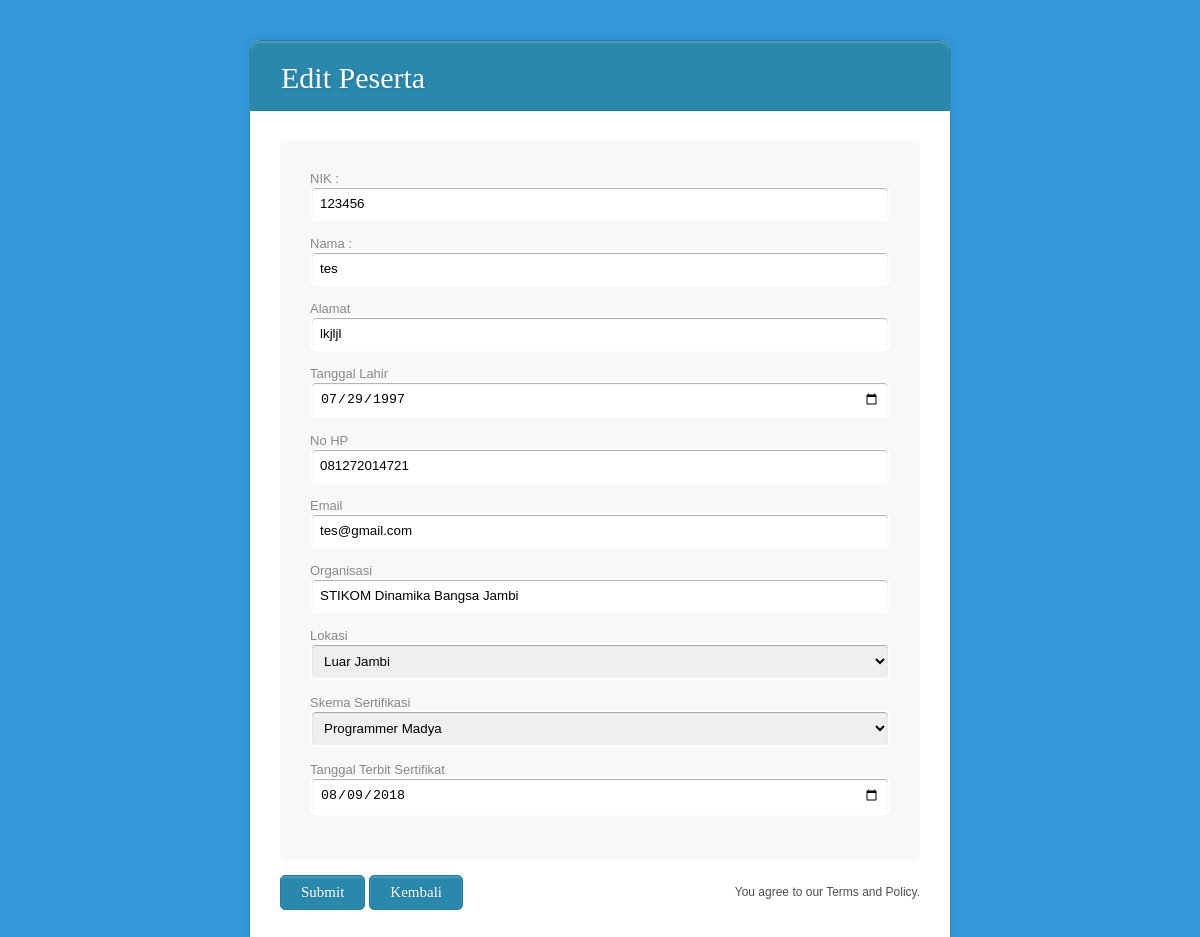
Page /edit_peserta.php?kode=123456 on the committed database.
### tables this page shows
CREATE TABLE `tb_peserta` (
  `id` int(5) NOT NULL,
  `nik` varchar(50) NOT NULL,
  `id_skema` int(5) NOT NULL,
  `id_lokasi` int(5) NOT NULL,
  `nama` varchar(200) NOT NULL,
  `tgl_lahir` date NOT NULL,
  `hp` varchar(12) NOT NULL,
  `email` varchar(100) NOT NULL,
  `organisasi` text NOT NULL,
  `rekomendasi` enum('BERKOMPETENSI','BELUM BERKOMPETENSI') DEFAULT NULL,
  `tgl_terbit` date DEFAULT NULL,
  `alamat` varchar(50) NOT NULL
);

### edit_peserta.php (the view, shortened to what this page needs)
<link rel="stylesheet" type="text/css" href="style.css">
<link rel="stylesheet" type="text/css" href="icon/css/font-awesome.css">
<?php
$kode = $_GET ['kode'];
$sql2 = mysql_fetch_array(mysql_query("SELECT * from tb_peserta where nik='$kode'"));
$skema = mysql_query("SELECT * from tb_skema");
$lokasi = mysql_query("SELECT * from tb_lokasi");
?>
<div class="form-style-10">
<h1>Edit Peserta </h1>
<form method="post" action="proses_edit_peserta.php?kode=<?php echo $sql2['nik'];?>">
    <div class="inner-wrap">
        <label>
            NIK :
            <input type="text" name="nik" value="<?php echo $sql2['nik'] ; ?>" required/>
        </label>
		<label>
            Nama :
            <input type="text" name="nama" value="<?php echo $sql2['nama'] ; ?>" required/>
        </label>
		<label>Alamat <input type="text" name="alamat" value="<?php echo $sql2['alamat'] ; ?>" required/></label>
        <label>Tanggal Lahir <input type="date" name="tgl_lahir" value="<?php echo $sql2['tgl_lahir'] ; ?>" required/></label>
		<label>No HP<input type="text" name="hp" value="<?php echo $sql2['hp'] ; ?>" required/></label>
        <label>Email<input type="email" name="email" value="<?php echo $sql2['email'] ; ?>" required/></label>
		<label>Organisasi<input type="text" name="organisasi" value="<?php echo $sql2['organisasi'] ; ?>" required/></label>
        <label>Lokasi
          <select name="lokasi">
            <?php
              while($e = mysql_fetch_array($lokasi)){
              echo "<option value=$e[id_lok]>$e[tuk]</option>";
            }
            ?>
          </select>
        </label>
		<label>Skema Sertifikasi
          <select name="skema">
            <?php
              while($d = mysql_fetch_array($skema)){
              echo "<option value=$d[id_skema]>$d[nama_skema]</option>";
            }
            ?>
          </select>
        </label>
		<label>Tanggal Terbit Sertifikat<input type="date" name="terbit" value="<?php echo $sql2['tgl_terbit'] ; ?>" required/></label>
    </div>
    <div class="button-section">
     <input type="submit" name="Sign Up" /> <a href="tampil_peserta.php" ><input type="button" value="Kembali" /></a>
     <span class="privacy-policy">
     You agree to our Terms and Policy.
     </span>
    </div>
</form>
</div>

### style.css (style rules this page uses)
a, a:visited { text-decoration:none; color: blue; }
*, *:before, *:after { box-sizing: inherit; }
.form-style-10 { width:700px; padding:30px; margin:40px auto; background: #FFF; border-radius: 10px; -webkit-border-radius:10px; -moz-border-radius: 10px; box-shadow: 0px 0px 10px rgba(0, 0, 0, 0.13); -moz-box-shadow: 0px 0px 10px rgba(0, 0, 0, 0.13); -webkit-box-shadow: 0px 0px 10px rgba(0, 0, 0, 0.13); }
.form-style-10 .inner-wrap { padding: 30px; background: #F8F8F8; border-radius: 6px; margin-bottom: 15px; }
.form-style-10 h1 { background: #2A88AD; padding: 20px 30px 15px 30px; margin: -30px -30px 30px -30px; border-radius: 10px 10px 0 0; -webkit-border-radius: 10px 10px 0 0; -moz-border-radius: 10px 10px 0 0; color: #fff; text-shadow: 1px 1px 3px rgba(0, 0, 0, 0.12); font: normal 30px 'Bitter', serif; -moz-box-shadow: inset 0px 2px 2px 0px rgba(255, 255, 255, 0.17); -webkit-box-shadow: inset 0px 2px 2px 0px rgba(255, 255, 255, 0.17); box-shadow: inset 0px 2px 2px 0px rgba(255, 255, 255, 0.17); border: 1px solid #257C9E; }
.form-style-10 label { display: block; font: 13px Arial, Helvetica, sans-serif; color: #888; margin-bottom: 15px; }
.form-style-10 input[type="text"], .form-style-10 input[type="date"], .form-style-10 input[type="datetime"], .form-style-10 input[type="email"], .form-style-10 input[type="number"], .form-style-10 input[type="search"], .form-style-10 input[type="time"], .form-style-10 input[type="url"], .form-style-10 input[type="password"], .form-style-10 select { display: block; box-sizing: border-box; -webkit-box-sizing: border-box; -moz-box-sizing: border-box; width: 100%; padding: 8px; border-radius: 6px; -webkit-border-radius:6px; -moz-border-radius:6px; border: 2px solid #fff; box-shadow: inset 0px 1px 1px rgba(0, 0, 0, 0.33); -moz-box-shadow: inset 0px 1px 1px rgba(0, 0, 0, 0.33); -webkit-box-shadow: inset 0px 1px 1px rgba(0, 0, 0, 0.33); }
.form-style-10 input[type="button"], .form-style-10 input[type="submit"] { background: #2A88AD; padding: 8px 20px 8px 20px; border-radius: 5px; -webkit-border-radius: 5px; -moz-border-radius: 5px; color: #fff; text-shadow: 1px 1px 3px rgba(0, 0, 0, 0.12); font: normal 30px 'Bitter', serif; -moz-box-shadow: inset 0px 2px 2px 0px rgba(255, 255, 255, 0.17); -webkit-box-shadow: inset 0px 2px 2px 0px rgba(255, 255, 255, 0.17); box-shadow: inset 0px 2px 2px 0px rgba(255, 255, 255, 0.17); border: 1px solid #257C9E; font-size: 15px; }
.form-style-10 .privacy-policy { float: right; width: 250px; font: 12px Arial, Helvetica, sans-serif; color: #4D4D4D; margin-top: 10px; text-align: right; }

### edit_peserta.php (style rules this page uses)
h1 { font-family: Verdana; font-weight: normal; color: #024457; }

### rows in the picture
tb_peserta: nik "123456", nama "tes", alamat "lkjljl", tgl_lahir "07/29/1997", hp "081272014721", email "tes@gmail.com", organisasi "STIKOM Dinamika Bangsa Jambi", terbit "08/09/2018"

### other values in the picture
form field lokasi "Luar Jambi"
form field skema "Programmer Madya"
